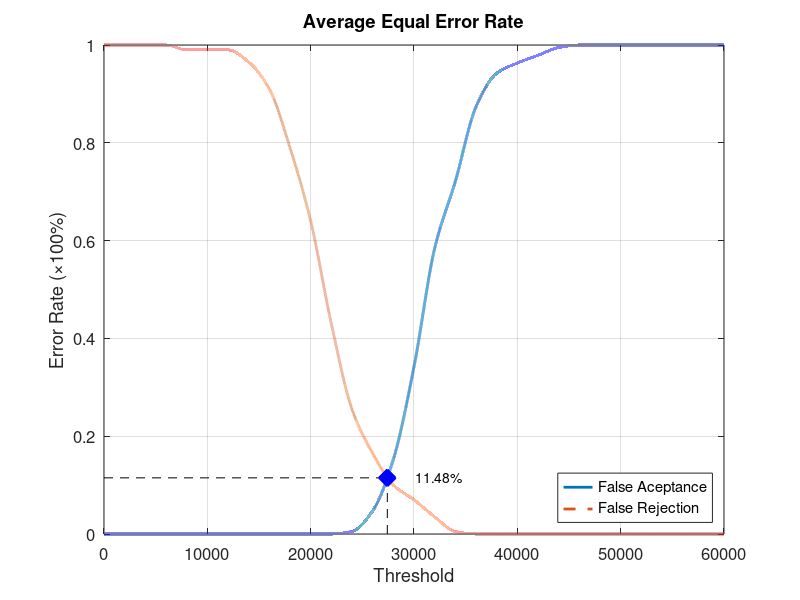
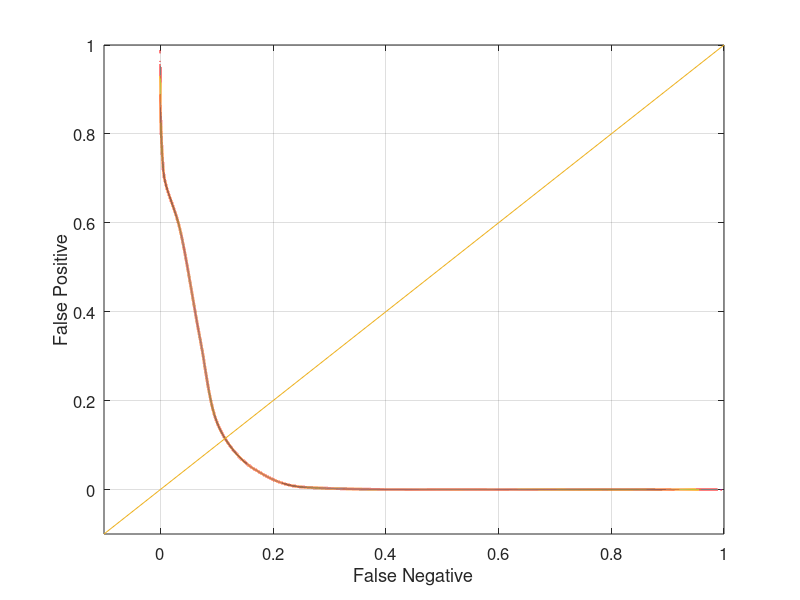

The MATLAB script that drew these images, in order:
function yEER = Database5_3
close all;
clear;
clc;
x = 0:2000:60000;
xq = 0:0.5:60000;

y0 = [0 0 0 0 0 0 0 0 0 0 0 0 0.00526316 0.0473684 0.152632 0.342105 0.584211 0.721053 0.873684 0.942105 0.963158 0.978947 0.994737 1 1 1 1 1 1 1 1];
yy0 = interp1(x, y0, xq, 'pchip');
y1 = [1 1 1 1 0.99 0.99 0.99 0.965 0.91 0.79 0.64 0.43 0.255 0.165 0.1 0.07 0.035 0.005 0 0 0 0 0 0 0 0 0 0 0 0 0];
yy1 = interp1(x, y1, xq, 'pchip');

% Calculating EER: 
y2 = abs(y0 - y1);
find(y2 == min(y2))
yy2 = abs(yy0 - yy1);
xEER = find(yy2 == min(yy2));
xEERIndex = xq(xEER) % X-axis EER
yEER = yy0(xEER) % Y-axis EER

main = figure
plot(xq, yy0,'-','LineWidth', 2);	hold on
plot(xq, yy1,'--','LineWidth', 2);	hold on
plot([xEERIndex xEERIndex], [0 yEER], 'k--');	hold on
plot([0 xEERIndex], [yEER yEER], 'k--');	hold on
plot(xEERIndex, yEER, 'bx', 'LineWidth', 10);	hold on
text(xEERIndex + 10 * xEERIndex / 100, yEER, [num2str(round((10000 * yEER)) / 100) '%'])
legend('False Aceptance', 'False Rejection', 'Location', 'SouthEast')
xlabel('Threshold')
ylabel('Error Rate (\times100%)')
title('Average Equal Error Rate')
set(gca, 'FontSize', 12)
axis([0 60000 0 1])
grid on

print(main, 'Database5_3Main', '-dpng');
FNRxFPR = figure('Color', [1 1 1]);
plot(yy1, yy0, '-', yy1, yy0, 'LineWidth', 2);
hold on
y = -0.1:0.1:1
plot(y, y); 
set(gca, 'FontSize', 12)
xlabel('False Negative')
ylabel('False Positive')
axis([-0.1 1 -0.1 1])
set(gca, 'FontSize', 12)
grid on

print(FNRxFPR, 'Database5_3FNRxFPR','-dpng');
end
